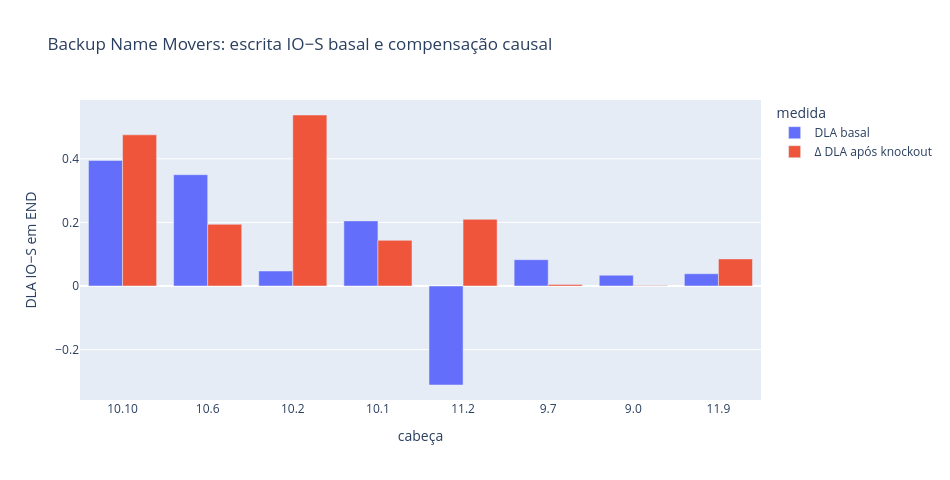
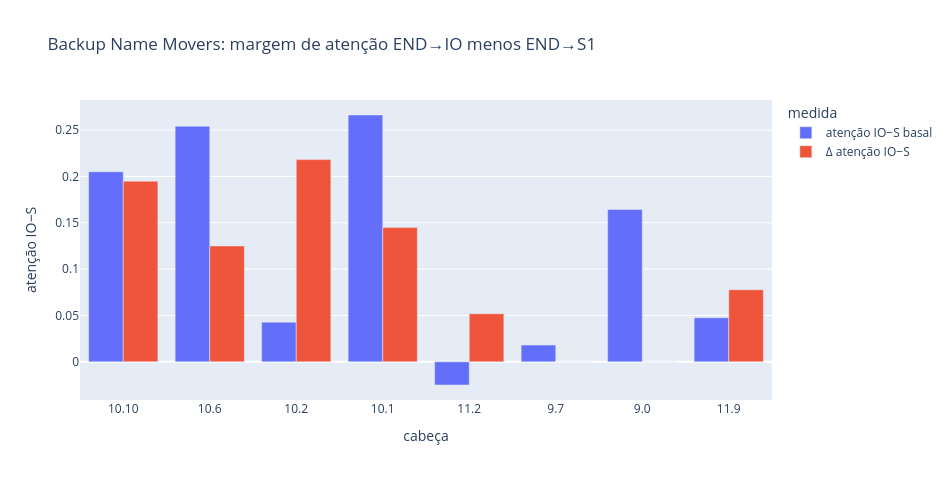

These figures' notebook cell, in order:
### Code cell
fig_dla = px.bar(
    plot_rows,
    x="head",
    y="valor",
    color="medida",
    barmode="group",
    title="Backup Name Movers: contribuição basal, Δresult e reescala",
    labels={"valor": "projeção IO−S em END", "head": "cabeça"},
)
fig_dla.update_layout(width=980, height=500)
fig_dla.show()

fig_attention = px.bar(
    attention_rows,
    x="head",
    y="valor",
    color="posição",
    barmode="group",
    title="Mudança de atenção após knockout das Name Movers primárias",
    labels={"valor": "Δ atenção", "head": "cabeça"},
)
fig_attention.update_layout(width=980, height=500)
fig_attention.show()

### Figure 1 — Plotly figure (JSON) as saved in the notebook; plotly's stock layout.template omitted (floating-point values rounded to 4 significant figures)
{"data": [{"alignmentgroup": "True", "hovertemplate": "medida=DLA basal<br>cabeça=%{x}<br>DLA IO−S em END=%{y}<extra></extra>", "legendgroup": "DLA basal", "marker": {"color": "#636efa", "pattern": {"shape": ""}}, "name": "DLA basal", "offsetgroup": "DLA basal", "orientation": "v", "showlegend": true, "textposition": "auto", "type": "bar", "x": ["10.10", "10.6", "10.2", "10.1", "11.2", "9.7", "9.0", "11.9"], "xaxis": "x", "y": [0.3947, 0.3501, 0.04716, 0.2048, -0.3114, 0.08281, 0.03367, 0.03849], "yaxis": "y"}, {"alignmentgroup": "True", "hovertemplate": "medida=Δ DLA após knockout<br>cabeça=%{x}<br>DLA IO−S em END=%{y}<extra></extra>", "legendgroup": "Δ DLA após knockout", "marker": {"color": "#EF553B", "pattern": {"shape": ""}}, "name": "Δ DLA após knockout", "offsetgroup": "Δ DLA após knockout", "orientation": "v", "showlegend": true, "textposition": "auto", "type": "bar", "x": ["10.10", "10.6", "10.2", "10.1", "11.2", "9.7", "9.0", "11.9"], "xaxis": "x", "y": [0.4755, 0.194, 0.5378, 0.1435, 0.2097, 0.005078, 0.001372, 0.08517], "yaxis": "y"}], "layout": {"barmode": "group", "height": 480, "legend": {"title": {"text": "medida"}, "tracegroupgap": 0}, "title": {"text": "Backup Name Movers: escrita IO−S basal e compensação causal"}, "width": 950, "xaxis": {"anchor": "y", "domain": [0, 1], "title": {"text": "cabeça"}}, "yaxis": {"anchor": "x", "domain": [0, 1], "title": {"text": "DLA IO−S em END"}}}}

### Figure 2 — Plotly figure (JSON) as saved in the notebook; plotly's stock layout.template omitted (floating-point values rounded to 4 significant figures)
{"data": [{"alignmentgroup": "True", "hovertemplate": "medida=atenção IO−S basal<br>cabeça=%{x}<br>atenção IO−S=%{y}<extra></extra>", "legendgroup": "atenção IO−S basal", "marker": {"color": "#636efa", "pattern": {"shape": ""}}, "name": "atenção IO−S basal", "offsetgroup": "atenção IO−S basal", "orientation": "v", "showlegend": true, "textposition": "auto", "type": "bar", "x": ["10.10", "10.6", "10.2", "10.1", "11.2", "9.7", "9.0", "11.9"], "xaxis": "x", "y": [0.205, 0.2541, 0.04282, 0.2662, -0.02494, 0.01812, 0.1643, 0.04747], "yaxis": "y"}, {"alignmentgroup": "True", "hovertemplate": "medida=Δ atenção IO−S<br>cabeça=%{x}<br>atenção IO−S=%{y}<extra></extra>", "legendgroup": "Δ atenção IO−S", "marker": {"color": "#EF553B", "pattern": {"shape": ""}}, "name": "Δ atenção IO−S", "offsetgroup": "Δ atenção IO−S", "orientation": "v", "showlegend": true, "textposition": "auto", "type": "bar", "x": ["10.10", "10.6", "10.2", "10.1", "11.2", "9.7", "9.0", "11.9"], "xaxis": "x", "y": [0.1949, 0.125, 0.2181, 0.1448, 0.05189, 0.0, 0.0, 0.07773], "yaxis": "y"}], "layout": {"barmode": "group", "height": 480, "legend": {"title": {"text": "medida"}, "tracegroupgap": 0}, "title": {"text": "Backup Name Movers: margem de atenção END→IO menos END→S1"}, "width": 950, "xaxis": {"anchor": "y", "domain": [0, 1], "title": {"text": "cabeça"}}, "yaxis": {"anchor": "x", "domain": [0, 1], "title": {"text": "atenção IO−S"}}}}
